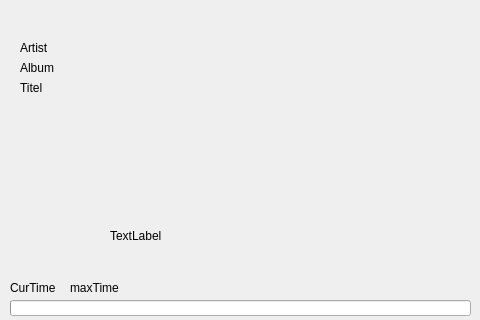
<?xml version="1.0" encoding="UTF-8"?>
<ui version="4.0">
 <class>UpnpWindow</class>
 <widget class="QWidget" name="UpnpWindow">
  <property name="geometry">
   <rect>
    <x>0</x>
    <y>0</y>
    <width>480</width>
    <height>320</height>
   </rect>
  </property>
  <property name="windowTitle">
   <string>Form</string>
  </property>
  <widget class="QLabel" name="lblAlbumArt">
   <property name="geometry">
    <rect>
     <x>210</x>
     <y>30</y>
     <width>261</width>
     <height>261</height>
    </rect>
   </property>
   <property name="text">
    <string/>
   </property>
   <property name="pixmap">
    <pixmap resource="RaspiDAC.qrc">:/new/resources/index.jpeg</pixmap>
   </property>
   <property name="scaledContents">
    <bool>true</bool>
   </property>
  </widget>
  <widget class="QLabel" name="lblTitel">
   <property name="geometry">
    <rect>
     <x>20</x>
     <y>80</y>
     <width>121</width>
     <height>16</height>
    </rect>
   </property>
   <property name="text">
    <string>Titel</string>
   </property>
  </widget>
  <widget class="QLabel" name="lblMaxTime">
   <property name="geometry">
    <rect>
     <x>70</x>
     <y>280</y>
     <width>59</width>
     <height>15</height>
    </rect>
   </property>
   <property name="text">
    <string>maxTime</string>
   </property>
  </widget>
  <widget class="QLabel" name="lblCurTime">
   <property name="geometry">
    <rect>
     <x>10</x>
     <y>280</y>
     <width>59</width>
     <height>15</height>
    </rect>
   </property>
   <property name="text">
    <string>CurTime</string>
   </property>
  </widget>
  <widget class="QLabel" name="lblAlbum">
   <property name="geometry">
    <rect>
     <x>20</x>
     <y>60</y>
     <width>121</width>
     <height>16</height>
    </rect>
   </property>
   <property name="text">
    <string>Album</string>
   </property>
  </widget>
  <widget class="QProgressBar" name="songProgress">
   <property name="geometry">
    <rect>
     <x>10</x>
     <y>300</y>
     <width>461</width>
     <height>16</height>
    </rect>
   </property>
   <property name="font">
    <font>
     <weight>50</weight>
     <italic>false</italic>
     <bold>false</bold>
     <strikeout>false</strikeout>
     <kerning>true</kerning>
    </font>
   </property>
   <property name="value">
    <number>0</number>
   </property>
   <property name="format">
    <string/>
   </property>
  </widget>
  <widget class="QLabel" name="lblState">
   <property name="geometry">
    <rect>
     <x>20</x>
     <y>210</y>
     <width>51</width>
     <height>41</height>
    </rect>
   </property>
   <property name="text">
    <string/>
   </property>
   <property name="pixmap">
    <pixmap resource="RaspiDAC.qrc">:/new/resources/stop.png</pixmap>
   </property>
   <property name="alignment">
    <set>Qt::AlignCenter</set>
   </property>
  </widget>
  <widget class="QLabel" name="lblArtist">
   <property name="geometry">
    <rect>
     <x>20</x>
     <y>40</y>
     <width>121</width>
     <height>16</height>
    </rect>
   </property>
   <property name="text">
    <string>Artist</string>
   </property>
  </widget>
  <widget class="QLabel" name="label">
   <property name="geometry">
    <rect>
     <x>110</x>
     <y>220</y>
     <width>261</width>
     <height>31</height>
    </rect>
   </property>
   <property name="text">
    <string>TextLabel</string>
   </property>
  </widget>
 </widget>
 <resources>
  <include location="RaspiDAC.qrc"/>
 </resources>
 <connections/>
</ui>
